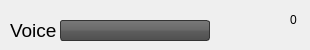
<?xml version="1.0" encoding="UTF-8"?>
<ui version="4.0">
 <class>Form</class>
 <widget class="QWidget" name="Form">
  <property name="geometry">
   <rect>
    <x>0</x>
    <y>0</y>
    <width>310</width>
    <height>50</height>
   </rect>
  </property>
  <property name="windowTitle">
   <string>Audio Communication</string>
  </property>
  <property name="styleSheet">
   <string notr="true">QWidget {
	background-color: qlineargradient(x1: 0, y1: 0, x2: 0, y2: 1,
                                       stop: 0 #E0E0E0, stop: 1 #FFFFFF);
	titlebar-normal-icon: url(data/assets/user.png);
}</string>
  </property>
  <widget class="QPushButton" name="participantsList">
   <property name="geometry">
    <rect>
     <x>260</x>
     <y>10</y>
     <width>32</width>
     <height>32</height>
    </rect>
   </property>
   <property name="sizePolicy">
    <sizepolicy hsizetype="Fixed" vsizetype="Fixed">
     <horstretch>0</horstretch>
     <verstretch>0</verstretch>
    </sizepolicy>
   </property>
   <property name="minimumSize">
    <size>
     <width>30</width>
     <height>0</height>
    </size>
   </property>
   <property name="autoFillBackground">
    <bool>false</bool>
   </property>
   <property name="styleSheet">
    <string notr="true">color: green; 
border-image: url(./data/assets/user.png) 3 3 3 3;
border-top: 3px transparent;
border-bottom: 3px transparent;
border-right: 3px transparent;
border-left: 3px transparent;</string>
   </property>
   <property name="text">
    <string/>
   </property>
   <property name="iconSize">
    <size>
     <width>32</width>
     <height>32</height>
    </size>
   </property>
   <property name="flat">
    <bool>false</bool>
   </property>
  </widget>
  <widget class="QLabel" name="channelMsg">
   <property name="geometry">
    <rect>
     <x>10</x>
     <y>10</y>
     <width>51</width>
     <height>41</height>
    </rect>
   </property>
   <property name="sizePolicy">
    <sizepolicy hsizetype="Minimum" vsizetype="Minimum">
     <horstretch>0</horstretch>
     <verstretch>0</verstretch>
    </sizepolicy>
   </property>
   <property name="font">
    <font>
     <pointsize>14</pointsize>
    </font>
   </property>
   <property name="text">
    <string>Voice</string>
   </property>
  </widget>
  <widget class="QComboBox" name="channelsList">
   <property name="geometry">
    <rect>
     <x>60</x>
     <y>20</y>
     <width>150</width>
     <height>21</height>
    </rect>
   </property>
   <property name="sizePolicy">
    <sizepolicy hsizetype="Fixed" vsizetype="Fixed">
     <horstretch>0</horstretch>
     <verstretch>0</verstretch>
    </sizepolicy>
   </property>
   <property name="minimumSize">
    <size>
     <width>106</width>
     <height>20</height>
    </size>
   </property>
   <property name="styleSheet">
    <string notr="true">QComboBox {
	border: 1px solid #333333;
	border-radius: 3px;
	background: qlineargradient(x1:0, y1:0, x2:0, y2:1, stop:0 #797979, stop:0.48 #696969, stop:0.52 #5e5e5e, stop:1 #4f4f4f);
	padding: 1px 23px 1px 3px;
	min-width: 6em;
	color: #ffffff;
}
QComboBox::drop-down {
	subcontrol-origin: padding;
	subcontrol-position: top right;
	width: 20px;
	
	border-top-right-radius: 3px;
	border-bottom-right-radius: 3px;
}
QComboBox::down-arrow {
     image: url(data/assets/arrow_down.png);
}

QComboBox QAbstractItemView{
	background-color: #4f4f4f;
	color: #ffffff;
	
	selection-background-color: #999999;
	selection-color: #4f4f4f;
}

</string>
   </property>
   <item>
    <property name="text">
     <string/>
    </property>
   </item>
  </widget>
  <widget class="QPushButton" name="transmissionType">
   <property name="geometry">
    <rect>
     <x>220</x>
     <y>10</y>
     <width>28</width>
     <height>28</height>
    </rect>
   </property>
   <property name="styleSheet">
    <string notr="true">color: green; 
border-image: url(./data/assets/status_offline.png) 3 3 3 3;
border-top: 3px transparent;
border-bottom: 3px transparent;
border-right: 3px transparent;
border-left: 3px transparent;</string>
   </property>
   <property name="text">
    <string/>
   </property>
  </widget>
  <widget class="QLabel" name="numberOfParticipants">
   <property name="geometry">
    <rect>
     <x>290</x>
     <y>10</y>
     <width>16</width>
     <height>20</height>
    </rect>
   </property>
   <property name="layoutDirection">
    <enum>Qt::LeftToRight</enum>
   </property>
   <property name="autoFillBackground">
    <bool>false</bool>
   </property>
   <property name="text">
    <string>0</string>
   </property>
  </widget>
 </widget>
 <resources/>
 <connections/>
</ui>
